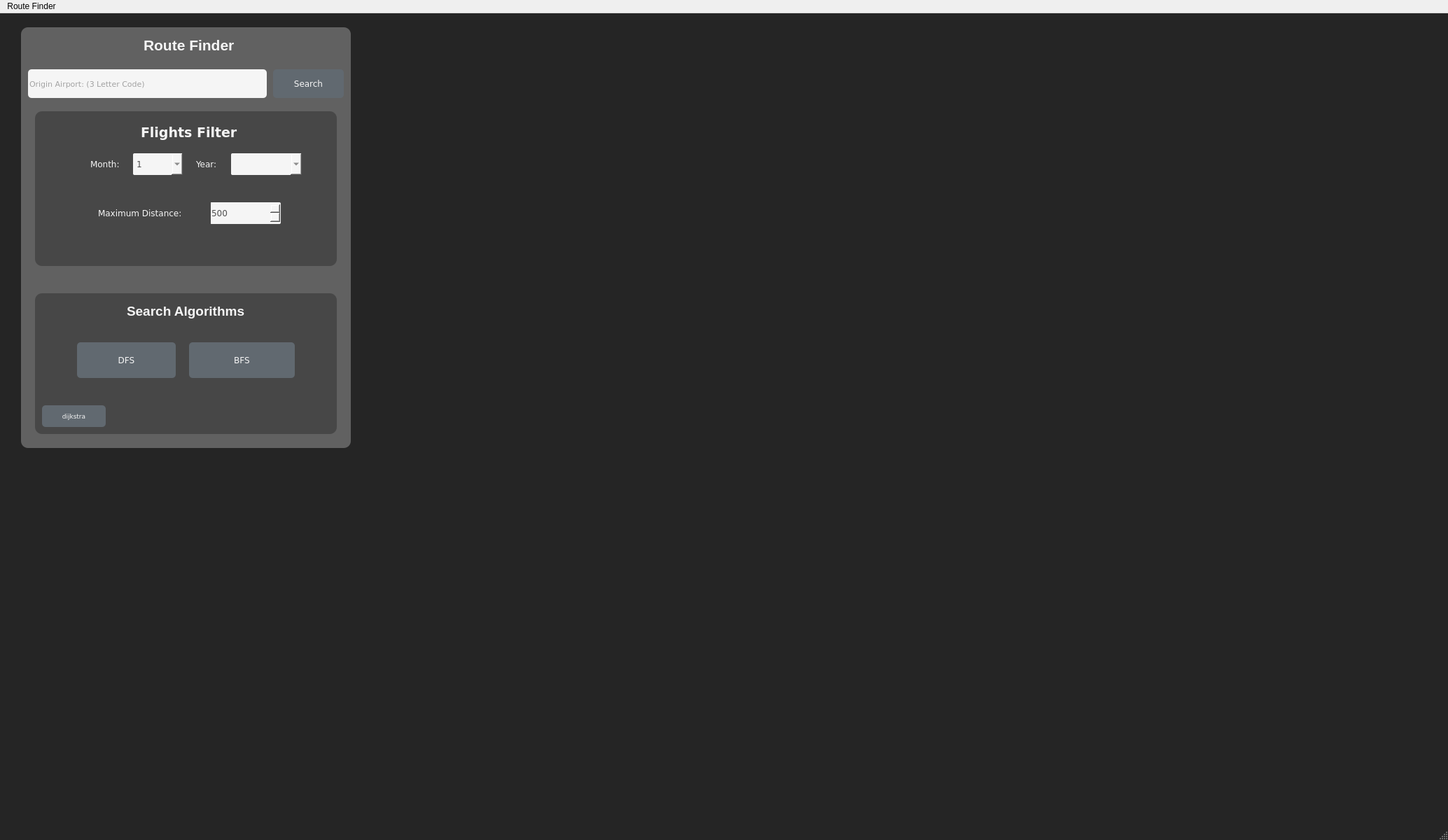
<?xml version="1.0" encoding="UTF-8"?>
<ui version="4.0">
 <class>MainWindow</class>
 <widget class="QMainWindow" name="MainWindow">
  <property name="geometry">
   <rect>
    <x>0</x>
    <y>0</y>
    <width>2068</width>
    <height>1200</height>
   </rect>
  </property>
  <property name="sizePolicy">
   <sizepolicy hsizetype="Preferred" vsizetype="Preferred">
    <horstretch>0</horstretch>
    <verstretch>0</verstretch>
   </sizepolicy>
  </property>
  <property name="maximumSize">
   <size>
    <width>3000</width>
    <height>1500</height>
   </size>
  </property>
  <property name="windowTitle">
   <string>MainWindow</string>
  </property>
  <property name="autoFillBackground">
   <bool>false</bool>
  </property>
  <property name="styleSheet">
   <string notr="true">QMainWindow{
	background-color: #252525
}</string>
  </property>
  <widget class="QWidget" name="centralwidget">
   <widget class="QGroupBox" name="groupBox">
    <property name="geometry">
     <rect>
      <x>30</x>
      <y>20</y>
      <width>471</width>
      <height>601</height>
     </rect>
    </property>
    <property name="styleSheet">
     <string notr="true">QGroupBox{
	background-color: #616161;
	border-radius: 10px;
}</string>
    </property>
    <property name="title">
     <string/>
    </property>
    <property name="flat">
     <bool>false</bool>
    </property>
    <property name="checkable">
     <bool>false</bool>
    </property>
    <widget class="QLineEdit" name="airportCode">
     <property name="geometry">
      <rect>
       <x>10</x>
       <y>60</y>
       <width>341</width>
       <height>41</height>
      </rect>
     </property>
     <property name="font">
      <font>
       <family>Verdana</family>
       <pointsize>8</pointsize>
      </font>
     </property>
     <property name="cursor">
      <cursorShape>IBeamCursor</cursorShape>
     </property>
     <property name="styleSheet">
      <string notr="true">QLineEdit{
	background-color: #f5f5f5;
	border: 0px;
	border-radius: 5px;
	color: #4f4f4f;
}</string>
     </property>
     <property name="text">
      <string/>
     </property>
     <property name="maxLength">
      <number>3</number>
     </property>
     <property name="readOnly">
      <bool>false</bool>
     </property>
     <property name="placeholderText">
      <string>Origin Airport: (3 Letter Code)</string>
     </property>
     <property name="cursorMoveStyle">
      <enum>Qt::LogicalMoveStyle</enum>
     </property>
     <property name="clearButtonEnabled">
      <bool>true</bool>
     </property>
    </widget>
    <widget class="QPushButton" name="searchButton">
     <property name="geometry">
      <rect>
       <x>360</x>
       <y>60</y>
       <width>101</width>
       <height>41</height>
      </rect>
     </property>
     <property name="font">
      <font>
       <family>Verdana</family>
       <pointsize>9</pointsize>
      </font>
     </property>
     <property name="styleSheet">
      <string notr="true">QPushButton{
	background-color: #616970;
	border-radius: 5px;
	color: #f5f5f5;
}
QPushButton:pressed{
	border: 2px solid gray;
}

QPushButton:hover{
	background-color: #4b4a4a;
}</string>
     </property>
     <property name="text">
      <string>Search</string>
     </property>
    </widget>
    <widget class="QGroupBox" name="groupBox_2">
     <property name="geometry">
      <rect>
       <x>0</x>
       <y>100</y>
       <width>471</width>
       <height>261</height>
      </rect>
     </property>
     <property name="font">
      <font>
       <family>Arial</family>
       <pointsize>14</pointsize>
       <weight>75</weight>
       <bold>true</bold>
      </font>
     </property>
     <property name="styleSheet">
      <string notr="true">QGroupBox{
	background-color: #474747;
	border-radius: 10px;
	color: #f5f5f5;
	margin: 20px;

}</string>
     </property>
     <property name="title">
      <string/>
     </property>
     <property name="alignment">
      <set>Qt::AlignCenter</set>
     </property>
     <property name="flat">
      <bool>false</bool>
     </property>
     <widget class="QLineEdit" name="lineEdit_2">
      <property name="geometry">
       <rect>
        <x>90</x>
        <y>30</y>
        <width>301</width>
        <height>41</height>
       </rect>
      </property>
      <property name="font">
       <font>
        <family>Verdana</family>
        <pointsize>14</pointsize>
        <weight>75</weight>
        <bold>true</bold>
       </font>
      </property>
      <property name="styleSheet">
       <string notr="true">QLineEdit{
	background-color: #474747;
	color: #f5f5f5;
	border: 0px;
}</string>
      </property>
      <property name="text">
       <string>Flights Filter</string>
      </property>
      <property name="alignment">
       <set>Qt::AlignCenter</set>
      </property>
      <property name="readOnly">
       <bool>true</bool>
      </property>
     </widget>
     <widget class="QLineEdit" name="lineEdit_4">
      <property name="geometry">
       <rect>
        <x>80</x>
        <y>80</y>
        <width>81</width>
        <height>31</height>
       </rect>
      </property>
      <property name="font">
       <font>
        <family>Verdana</family>
        <pointsize>9</pointsize>
        <weight>50</weight>
        <bold>false</bold>
       </font>
      </property>
      <property name="styleSheet">
       <string notr="true">QLineEdit{
	background-color: #474747;
	color: #f5f5f5;
	border: 0px;
}</string>
      </property>
      <property name="text">
       <string>Month:</string>
      </property>
      <property name="alignment">
       <set>Qt::AlignCenter</set>
      </property>
      <property name="readOnly">
       <bool>true</bool>
      </property>
     </widget>
     <widget class="QSpinBox" name="maxDist">
      <property name="geometry">
       <rect>
        <x>270</x>
        <y>150</y>
        <width>101</width>
        <height>31</height>
       </rect>
      </property>
      <property name="font">
       <font>
        <family>Verdana</family>
        <pointsize>9</pointsize>
       </font>
      </property>
      <property name="styleSheet">
       <string notr="true">QSpinBox{
	background-color: #f5f5f5;
	border-radius: 2px;
	color: #4f4f4f;
}</string>
      </property>
      <property name="minimum">
       <number>100</number>
      </property>
      <property name="maximum">
       <number>2000</number>
      </property>
      <property name="singleStep">
       <number>100</number>
      </property>
      <property name="value">
       <number>500</number>
      </property>
     </widget>
     <widget class="QLineEdit" name="lineEdit_8">
      <property name="geometry">
       <rect>
        <x>70</x>
        <y>150</y>
        <width>201</width>
        <height>31</height>
       </rect>
      </property>
      <property name="font">
       <font>
        <family>Verdana</family>
        <pointsize>9</pointsize>
        <weight>50</weight>
        <bold>false</bold>
       </font>
      </property>
      <property name="styleSheet">
       <string notr="true">QLineEdit{
	background-color: #474747;
	color: #f5f5f5;
	border: 0px;
}</string>
      </property>
      <property name="text">
       <string>Maximum Distance:</string>
      </property>
      <property name="alignment">
       <set>Qt::AlignCenter</set>
      </property>
      <property name="readOnly">
       <bool>true</bool>
      </property>
     </widget>
     <widget class="QLineEdit" name="lineEdit_6">
      <property name="geometry">
       <rect>
        <x>230</x>
        <y>80</y>
        <width>71</width>
        <height>31</height>
       </rect>
      </property>
      <property name="font">
       <font>
        <family>Verdana</family>
        <pointsize>9</pointsize>
        <weight>50</weight>
        <bold>false</bold>
       </font>
      </property>
      <property name="styleSheet">
       <string notr="true">QLineEdit{
	background-color: #474747;
	color: #f5f5f5;
	border: 0px;
}</string>
      </property>
      <property name="text">
       <string>Year:</string>
      </property>
      <property name="alignment">
       <set>Qt::AlignCenter</set>
      </property>
      <property name="readOnly">
       <bool>true</bool>
      </property>
     </widget>
     <widget class="QComboBox" name="monthSelect">
      <property name="geometry">
       <rect>
        <x>160</x>
        <y>80</y>
        <width>71</width>
        <height>31</height>
       </rect>
      </property>
      <property name="font">
       <font>
        <family>Verdana</family>
        <pointsize>9</pointsize>
       </font>
      </property>
      <property name="styleSheet">
       <string notr="true">QComboBox{
	background-color: #f5f5f5;
	border: 2px;
	border-radius: 2px;
	color: #4f4f4f;
}</string>
      </property>
      <item>
       <property name="text">
        <string>1</string>
       </property>
      </item>
      <item>
       <property name="text">
        <string>2</string>
       </property>
      </item>
      <item>
       <property name="text">
        <string>3</string>
       </property>
      </item>
      <item>
       <property name="text">
        <string>4</string>
       </property>
      </item>
      <item>
       <property name="text">
        <string>5</string>
       </property>
      </item>
      <item>
       <property name="text">
        <string>6</string>
       </property>
      </item>
      <item>
       <property name="text">
        <string>7</string>
       </property>
      </item>
      <item>
       <property name="text">
        <string>8</string>
       </property>
      </item>
      <item>
       <property name="text">
        <string>9</string>
       </property>
      </item>
      <item>
       <property name="text">
        <string>10</string>
       </property>
      </item>
      <item>
       <property name="text">
        <string>11</string>
       </property>
      </item>
      <item>
       <property name="text">
        <string>12</string>
       </property>
      </item>
     </widget>
     <widget class="QComboBox" name="yearSelect">
      <property name="geometry">
       <rect>
        <x>300</x>
        <y>80</y>
        <width>101</width>
        <height>31</height>
       </rect>
      </property>
      <property name="font">
       <font>
        <family>Verdana</family>
        <pointsize>9</pointsize>
       </font>
      </property>
      <property name="styleSheet">
       <string notr="true">QComboBox{
	background-color: #f5f5f5;
	border: 2px;
	border-radius: 2px;
	color: #4f4f4f;
}</string>
      </property>
     </widget>
    </widget>
    <widget class="QGroupBox" name="groupBox_3">
     <property name="geometry">
      <rect>
       <x>0</x>
       <y>360</y>
       <width>471</width>
       <height>241</height>
      </rect>
     </property>
     <property name="font">
      <font>
       <family>Arial</family>
       <pointsize>14</pointsize>
       <weight>75</weight>
       <bold>true</bold>
      </font>
     </property>
     <property name="styleSheet">
      <string notr="true">QGroupBox{
	background-color: #474747;
	border-radius: 10px;
	color: #f5f5f5;
	margin: 20px;

}</string>
     </property>
     <property name="title">
      <string/>
     </property>
     <property name="alignment">
      <set>Qt::AlignCenter</set>
     </property>
     <property name="flat">
      <bool>false</bool>
     </property>
     <widget class="QLineEdit" name="lineEdit_3">
      <property name="geometry">
       <rect>
        <x>30</x>
        <y>30</y>
        <width>411</width>
        <height>31</height>
       </rect>
      </property>
      <property name="font">
       <font>
        <family>Arial</family>
        <pointsize>14</pointsize>
        <weight>75</weight>
        <bold>true</bold>
       </font>
      </property>
      <property name="styleSheet">
       <string notr="true">QLineEdit{
	background-color: #474747;
	color: #f5f5f5;
	border: 0px;
}</string>
      </property>
      <property name="text">
       <string>Search Algorithms</string>
      </property>
      <property name="alignment">
       <set>Qt::AlignCenter</set>
      </property>
      <property name="readOnly">
       <bool>true</bool>
      </property>
     </widget>
     <widget class="QPushButton" name="dfsButton">
      <property name="geometry">
       <rect>
        <x>80</x>
        <y>90</y>
        <width>141</width>
        <height>51</height>
       </rect>
      </property>
      <property name="font">
       <font>
        <family>Verdana</family>
        <pointsize>9</pointsize>
       </font>
      </property>
      <property name="styleSheet">
       <string notr="true">QPushButton{
	background-color: #616970;
	border-radius: 5px;
	color: #f5f5f5;
}
QPushButton:pressed{
	border: 2px solid gray;
}

QPushButton:hover{
	background-color: #4b4a4a;
}</string>
      </property>
      <property name="text">
       <string>DFS</string>
      </property>
     </widget>
     <widget class="QPushButton" name="bfsButton">
      <property name="geometry">
       <rect>
        <x>240</x>
        <y>90</y>
        <width>151</width>
        <height>51</height>
       </rect>
      </property>
      <property name="font">
       <font>
        <family>Verdana</family>
        <pointsize>9</pointsize>
       </font>
      </property>
      <property name="styleSheet">
       <string notr="true">QPushButton{
	background-color: #616970;
	border-radius: 5px;
	color: #f5f5f5;
}
QPushButton:pressed{
	border: 2px solid gray;
}

QPushButton:hover{
	background-color: #4b4a4a;
}</string>
      </property>
      <property name="text">
       <string>BFS</string>
      </property>
     </widget>
     <widget class="QPushButton" name="dijkstraButton">
      <property name="geometry">
       <rect>
        <x>30</x>
        <y>180</y>
        <width>91</width>
        <height>31</height>
       </rect>
      </property>
      <property name="font">
       <font>
        <family>Verdana</family>
        <pointsize>7</pointsize>
       </font>
      </property>
      <property name="styleSheet">
       <string notr="true">QPushButton{
	background-color: #616970;
	border-radius: 5px;
	color: #f5f5f5;
}
QPushButton:pressed{
	border: 2px solid gray;
}

QPushButton:hover{
	background-color: #4b4a4a;
}</string>
      </property>
      <property name="text">
       <string>dijkstra</string>
      </property>
     </widget>
    </widget>
    <widget class="QLineEdit" name="lineEdit_5">
     <property name="geometry">
      <rect>
       <x>90</x>
       <y>10</y>
       <width>301</width>
       <height>31</height>
      </rect>
     </property>
     <property name="font">
      <font>
       <family>Arial</family>
       <pointsize>16</pointsize>
       <weight>75</weight>
       <bold>true</bold>
      </font>
     </property>
     <property name="styleSheet">
      <string notr="true">QLineEdit{
	background-color: #616161;
	color: #f5f5f5;
	border: 0px;
}</string>
     </property>
     <property name="text">
      <string>Route Finder</string>
     </property>
     <property name="alignment">
      <set>Qt::AlignCenter</set>
     </property>
     <property name="readOnly">
      <bool>true</bool>
     </property>
    </widget>
   </widget>
   <widget class="QLabel" name="label_2">
    <property name="geometry">
     <rect>
      <x>460</x>
      <y>110</y>
      <width>641</width>
      <height>521</height>
     </rect>
    </property>
    <property name="frameShape">
     <enum>QFrame::NoFrame</enum>
    </property>
    <property name="text">
     <string/>
    </property>
   </widget>
  </widget>
  <widget class="QMenuBar" name="menubar">
   <property name="geometry">
    <rect>
     <x>0</x>
     <y>0</y>
     <width>2068</width>
     <height>21</height>
    </rect>
   </property>
   <widget class="QMenu" name="menuRoute_Finder">
    <property name="title">
     <string>Route Finder</string>
    </property>
   </widget>
   <addaction name="menuRoute_Finder"/>
  </widget>
  <widget class="QStatusBar" name="statusbar"/>
 </widget>
 <resources/>
 <connections/>
</ui>
